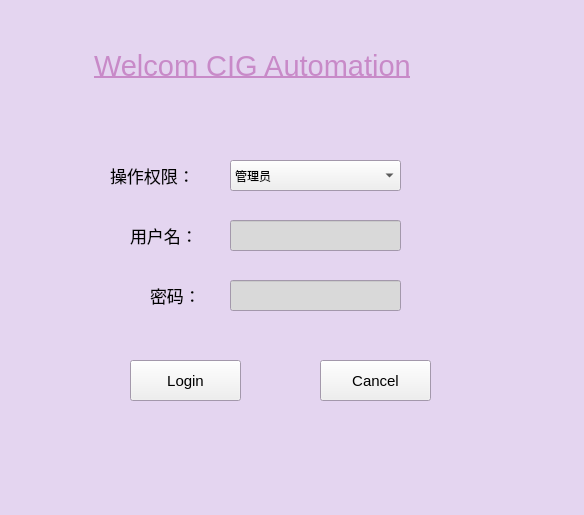
<?xml version="1.0" encoding="UTF-8"?>
<ui version="4.0">
 <class>Form</class>
 <widget class="QWidget" name="Form">
  <property name="geometry">
   <rect>
    <x>0</x>
    <y>0</y>
    <width>584</width>
    <height>515</height>
   </rect>
  </property>
  <property name="palette">
   <palette>
    <active>
     <colorrole role="Base">
      <brush brushstyle="SolidPattern">
       <color alpha="255">
        <red>217</red>
        <green>217</green>
        <blue>217</blue>
       </color>
      </brush>
     </colorrole>
     <colorrole role="Window">
      <brush brushstyle="SolidPattern">
       <color alpha="255">
        <red>228</red>
        <green>213</green>
        <blue>240</blue>
       </color>
      </brush>
     </colorrole>
    </active>
    <inactive>
     <colorrole role="Base">
      <brush brushstyle="SolidPattern">
       <color alpha="255">
        <red>217</red>
        <green>217</green>
        <blue>217</blue>
       </color>
      </brush>
     </colorrole>
     <colorrole role="Window">
      <brush brushstyle="SolidPattern">
       <color alpha="255">
        <red>228</red>
        <green>213</green>
        <blue>240</blue>
       </color>
      </brush>
     </colorrole>
    </inactive>
    <disabled>
     <colorrole role="Base">
      <brush brushstyle="SolidPattern">
       <color alpha="255">
        <red>228</red>
        <green>213</green>
        <blue>240</blue>
       </color>
      </brush>
     </colorrole>
     <colorrole role="Window">
      <brush brushstyle="SolidPattern">
       <color alpha="255">
        <red>228</red>
        <green>213</green>
        <blue>240</blue>
       </color>
      </brush>
     </colorrole>
    </disabled>
   </palette>
  </property>
  <property name="windowTitle">
   <string>Form</string>
  </property>
  <widget class="QLabel" name="label">
   <property name="geometry">
    <rect>
     <x>94</x>
     <y>35</y>
     <width>411</width>
     <height>61</height>
    </rect>
   </property>
   <property name="palette">
    <palette>
     <active>
      <colorrole role="WindowText">
       <brush brushstyle="SolidPattern">
        <color alpha="255">
         <red>200</red>
         <green>138</green>
         <blue>200</blue>
        </color>
       </brush>
      </colorrole>
      <colorrole role="Text">
       <brush brushstyle="SolidPattern">
        <color alpha="255">
         <red>0</red>
         <green>170</green>
         <blue>0</blue>
        </color>
       </brush>
      </colorrole>
      <colorrole role="PlaceholderText">
       <brush brushstyle="SolidPattern">
        <color alpha="128">
         <red>0</red>
         <green>170</green>
         <blue>0</blue>
        </color>
       </brush>
      </colorrole>
     </active>
     <inactive>
      <colorrole role="WindowText">
       <brush brushstyle="SolidPattern">
        <color alpha="255">
         <red>200</red>
         <green>138</green>
         <blue>200</blue>
        </color>
       </brush>
      </colorrole>
      <colorrole role="Text">
       <brush brushstyle="SolidPattern">
        <color alpha="255">
         <red>0</red>
         <green>170</green>
         <blue>0</blue>
        </color>
       </brush>
      </colorrole>
      <colorrole role="PlaceholderText">
       <brush brushstyle="SolidPattern">
        <color alpha="128">
         <red>0</red>
         <green>170</green>
         <blue>0</blue>
        </color>
       </brush>
      </colorrole>
     </inactive>
     <disabled>
      <colorrole role="WindowText">
       <brush brushstyle="SolidPattern">
        <color alpha="255">
         <red>120</red>
         <green>120</green>
         <blue>120</blue>
        </color>
       </brush>
      </colorrole>
      <colorrole role="Text">
       <brush brushstyle="SolidPattern">
        <color alpha="255">
         <red>120</red>
         <green>120</green>
         <blue>120</blue>
        </color>
       </brush>
      </colorrole>
      <colorrole role="PlaceholderText">
       <brush brushstyle="SolidPattern">
        <color alpha="128">
         <red>0</red>
         <green>0</green>
         <blue>0</blue>
        </color>
       </brush>
      </colorrole>
     </disabled>
    </palette>
   </property>
   <property name="font">
    <font>
     <pointsize>22</pointsize>
     <underline>true</underline>
     <stylestrategy>PreferAntialias</stylestrategy>
    </font>
   </property>
   <property name="text">
    <string>Welcom CIG Automation</string>
   </property>
  </widget>
  <widget class="QLabel" name="label_2">
   <property name="geometry">
    <rect>
     <x>110</x>
     <y>160</y>
     <width>101</width>
     <height>31</height>
    </rect>
   </property>
   <property name="font">
    <font>
     <pointsize>13</pointsize>
    </font>
   </property>
   <property name="text">
    <string>操作权限：</string>
   </property>
  </widget>
  <widget class="QComboBox" name="cmb_optor">
   <property name="geometry">
    <rect>
     <x>230</x>
     <y>160</y>
     <width>171</width>
     <height>31</height>
    </rect>
   </property>
   <item>
    <property name="text">
     <string>管理员</string>
    </property>
   </item>
   <item>
    <property name="text">
     <string>操作员</string>
    </property>
   </item>
  </widget>
  <widget class="QLabel" name="label_3">
   <property name="geometry">
    <rect>
     <x>150</x>
     <y>280</y>
     <width>61</width>
     <height>31</height>
    </rect>
   </property>
   <property name="font">
    <font>
     <pointsize>13</pointsize>
    </font>
   </property>
   <property name="text">
    <string>密码：</string>
   </property>
  </widget>
  <widget class="QLabel" name="label_4">
   <property name="geometry">
    <rect>
     <x>130</x>
     <y>220</y>
     <width>81</width>
     <height>31</height>
    </rect>
   </property>
   <property name="font">
    <font>
     <pointsize>13</pointsize>
    </font>
   </property>
   <property name="text">
    <string>用户名：</string>
   </property>
  </widget>
  <widget class="QLineEdit" name="txt_username">
   <property name="geometry">
    <rect>
     <x>230</x>
     <y>220</y>
     <width>171</width>
     <height>31</height>
    </rect>
   </property>
  </widget>
  <widget class="QLineEdit" name="txt_passwd">
   <property name="geometry">
    <rect>
     <x>230</x>
     <y>280</y>
     <width>171</width>
     <height>31</height>
    </rect>
   </property>
  </widget>
  <widget class="QPushButton" name="btn_login">
   <property name="geometry">
    <rect>
     <x>130</x>
     <y>360</y>
     <width>111</width>
     <height>41</height>
    </rect>
   </property>
   <property name="font">
    <font>
     <pointsize>11</pointsize>
    </font>
   </property>
   <property name="text">
    <string>Login</string>
   </property>
  </widget>
  <widget class="QPushButton" name="btn_cancel">
   <property name="geometry">
    <rect>
     <x>320</x>
     <y>360</y>
     <width>111</width>
     <height>41</height>
    </rect>
   </property>
   <property name="font">
    <font>
     <pointsize>11</pointsize>
    </font>
   </property>
   <property name="text">
    <string>Cancel</string>
   </property>
  </widget>
  <widget class="QLabel" name="lbl_msg">
   <property name="geometry">
    <rect>
     <x>130</x>
     <y>440</y>
     <width>401</width>
     <height>41</height>
    </rect>
   </property>
   <property name="palette">
    <palette>
     <active>
      <colorrole role="WindowText">
       <brush brushstyle="SolidPattern">
        <color alpha="255">
         <red>255</red>
         <green>85</green>
         <blue>0</blue>
        </color>
       </brush>
      </colorrole>
     </active>
     <inactive>
      <colorrole role="WindowText">
       <brush brushstyle="SolidPattern">
        <color alpha="255">
         <red>255</red>
         <green>85</green>
         <blue>0</blue>
        </color>
       </brush>
      </colorrole>
     </inactive>
     <disabled>
      <colorrole role="WindowText">
       <brush brushstyle="SolidPattern">
        <color alpha="255">
         <red>120</red>
         <green>120</green>
         <blue>120</blue>
        </color>
       </brush>
      </colorrole>
     </disabled>
    </palette>
   </property>
   <property name="font">
    <font>
     <pointsize>11</pointsize>
    </font>
   </property>
   <property name="text">
    <string/>
   </property>
  </widget>
 </widget>
 <resources>
  <include location="Resource.qrc"/>
 </resources>
 <connections/>
</ui>
